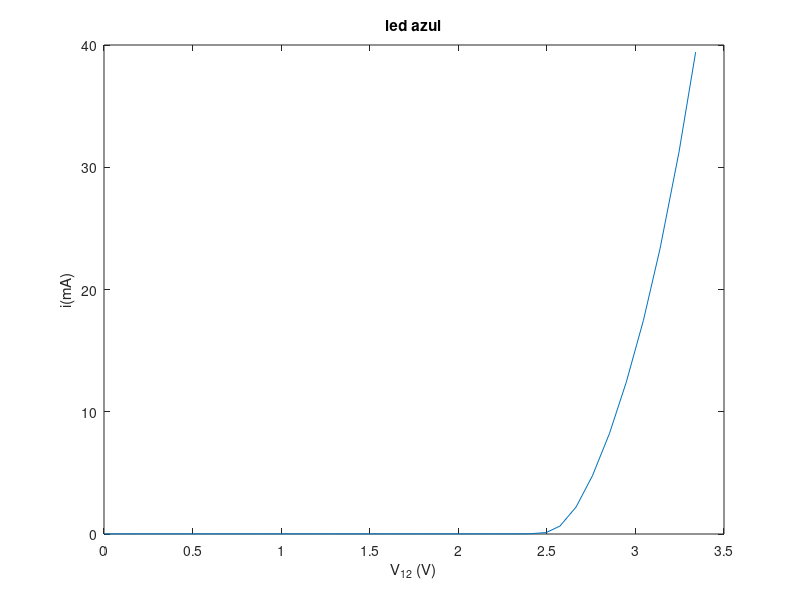

MATLAB code to generate this figure:
z=[0.003	0.010
0.104	0.010
0.204	0.011
0.298	0.011
0.396	0.011
0.495	0.011
0.595	0.011
0.695	0.011
0.795	0.011
0.900	0.011
0.999	0.011
1.100	0.011
1.200	0.011
1.300	0.011
1.399	0.010
1.505	0.011
1.606	0.011
1.706	0.011
1.805	0.011
1.903	0.011
2.006	0.011
2.104	0.011
2.203	0.011
2.303	0.011
2.402	0.019
2.496	0.118
2.574	0.649
2.665	2.211
2.757	4.754
2.853	8.204
2.948	12.405
3.045	17.473
3.139	23.343
3.246	31.247
3.340	39.422];
v=z(:,1);
i=z(:,2);
a=v\i;
plot(v,i)
xlabel('V_{12} (V)')
ylabel('i(mA)')
title('led azul')